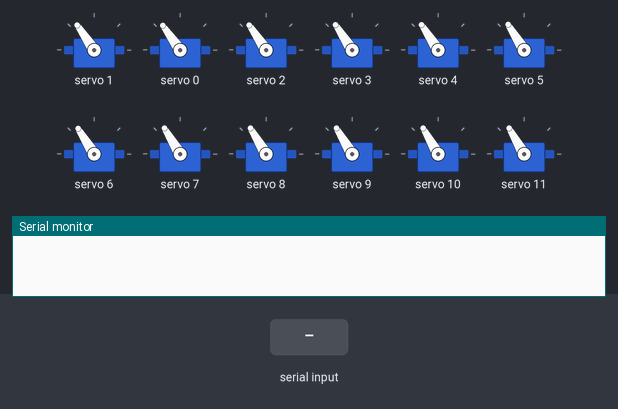
A sketch run on a simulated Arduino Uno, built with avr-gcc and run on an emulated ATmega328P. Shown: 12 × servo, the last lines printed to the serial monitor. The inputs (shaded band) are chosen by the test bench.

Above: at 1.2 s.
1.3 s: "90,45\n" received over Serial
At 1.62 s:
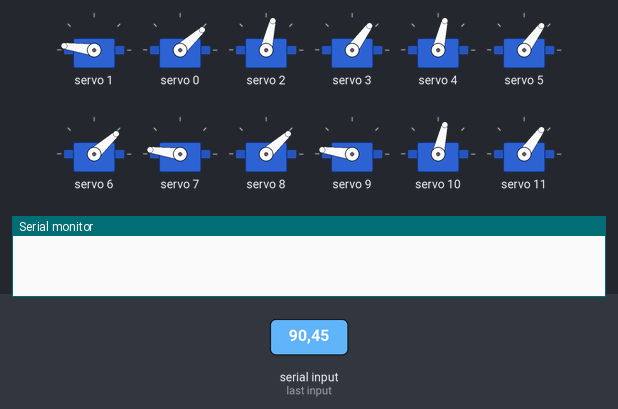
At 2.25 s:
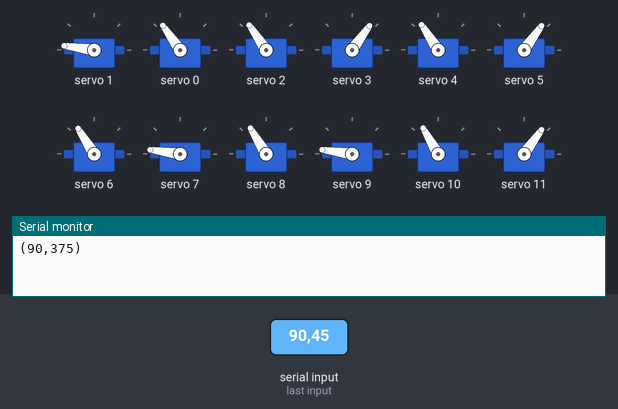
4.3 s: "30,150\n" received over Serial
At 5.03 s:
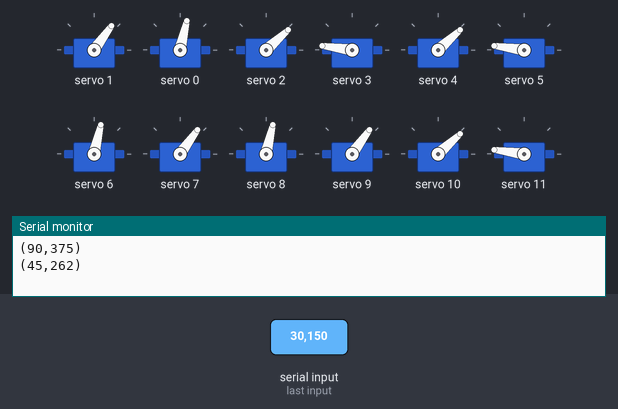
Timing chart, 0 to 7.5 s (numbered marks = the images above; inputs shaded):
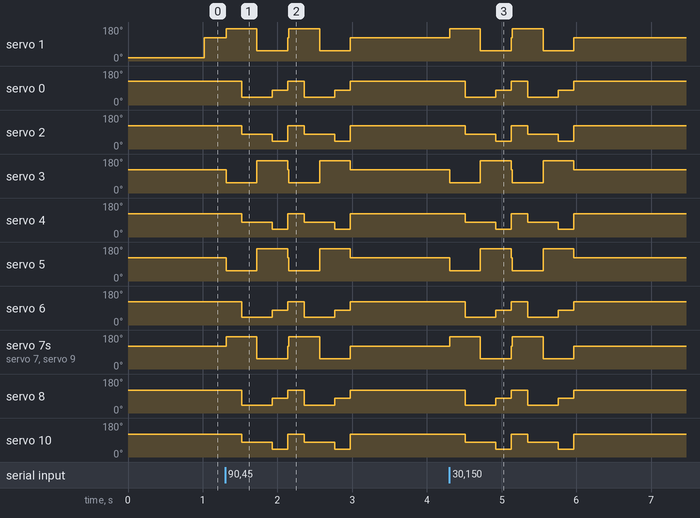

The sketch:

spider.ino
```cpp
#include <Wire.h>
#include <Adafruit_PWMServoDriver.h>

Adafruit_PWMServoDriver pwm=Adafruit_PWMServoDriver();
int count = 0;
void setup() {
  Serial.begin(9600);
  pwm.begin();
  pwm.setOscillatorFrequency(27000000);
  pwm.setPWMFreq(50); //오작동 한다면 50Hz에서 조금씩 바꿔보기
   delay(10);
  pwm.setPWM(1,1,150);

}
void intit(){
for(int i=0; i<12; i++){
    pwm.setPWM(i,i,375);
    }
}
void loop() {
  int a = Serial.parseInt(); //시리얼 통신으로 값을 받아옴
  if(count<1)
    intit();
  if (Serial.available()) {
    count++;
    int ra = constrain(map(a, 0, 180, 150, 600), 150, 600); //받은 값의 범위 0~180을 펄스길이150~600으로 매핑해주고, ra의 최소,최대를 150,600을 넘지 않게 해준다.
    //pwm.setPWM(9,9,ra); //pca9685모듈의 0번 포트에 연결된 서보를 ra만큼 회전
    //pwm.setPWM(0,0,ra);
   // pwm.setPWM(2,0,ra);
    //pwm.setPWM(4,0,(100-ra));
    //pwm.setPWM(8,0,ra);
    //pwm.setPWM(10,0,ra);

    pwm.setPWM(1,0,475); // 우올림
    pwm.setPWM(5,0,225); // 우내림
    pwm.setPWM(9,0,475); // 우올림
    pwm.setPWM(3,0, 225); // 왼내림
    pwm.setPWM(7,0,475); // 왼올림
    pwm.setPWM(11,0,225); // 왼내림
    delay(200);
    pwm.setPWM(2,0,275); // 왼후진
    pwm.setPWM(6,0,200); // 왼전진
    pwm.setPWM(10,0,275); // 왼후진
    pwm.setPWM(0,0, 200); // 우전진
    pwm.setPWM(4,0,275); // 우후진
    pwm.setPWM(8,0,200); // 우전진
    delay(200);
    pwm.setPWM(1,0,225); // 우내림
    pwm.setPWM(5,0,475); // 우올림
    pwm.setPWM(9,0,225); // 우내림
    pwm.setPWM(3,0, 475); // 왼올림
    pwm.setPWM(7,0,225); // 왼내림
    pwm.setPWM(11,0,475); // 왼올림
    delay(200);
    pwm.setPWM(2,0,200); // 왼전진
    pwm.setPWM(6,0,275); // 왼후진
    pwm.setPWM(10,0,200); // 왼전진
    pwm.setPWM(0,0, 275); // 우후진
    pwm.setPWM(4,0,200); // 우전진
    pwm.setPWM(8,0,275); // 우후진
    delay(200);
    intit();
    Serial.print('(');
    Serial.print(a);
    Serial.print(',');
    Serial.print(ra);
    Serial.println(')');
    delay(10);
  }
}
```

Measured:
- after the input at 1.3 s, servo 1: 124° → 172° at once, → 54° 0.41 s later, → 172° 0.41 s later, → 54° 0.42 s later, … (5 changes in this stretch); servo 0: 125° → 42° after 0.22 s, → 77° 0.41 s later, → 125° 0.21 s later, → 42° 0.22 s later, … (6 changes in this stretch)
- after the input at 4.3 s, servo 1: 124° → 172° at once, → 54° 0.41 s later, → 172° 0.41 s later, → 54° 0.42 s later, … (5 changes in this stretch); servo 0: 125° → 42° after 0.21 s, → 77° 0.41 s later, → 125° 0.21 s later, → 42° 0.22 s later, … (6 changes in this stretch)
